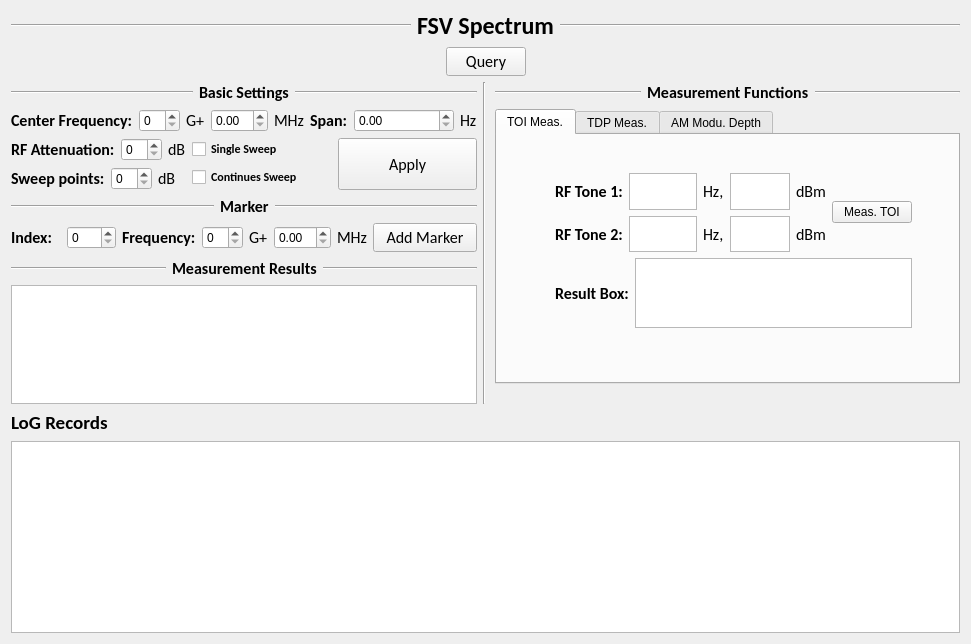
<?xml version="1.0" encoding="UTF-8"?>
<ui version="4.0">
 <class>Form</class>
 <widget class="QWidget" name="Form">
  <property name="geometry">
   <rect>
    <x>0</x>
    <y>0</y>
    <width>971</width>
    <height>644</height>
   </rect>
  </property>
  <property name="windowTitle">
   <string>Form</string>
  </property>
  <layout class="QGridLayout" name="gridLayout_7">
   <item row="0" column="0" colspan="4">
    <layout class="QGridLayout" name="gridLayout_3">
     <item row="0" column="0" colspan="3">
      <layout class="QHBoxLayout" name="horizontalLayout">
       <item>
        <widget class="Line" name="line">
         <property name="orientation">
          <enum>Qt::Horizontal</enum>
         </property>
        </widget>
       </item>
       <item>
        <widget class="QLabel" name="label">
         <property name="sizePolicy">
          <sizepolicy hsizetype="Fixed" vsizetype="Fixed">
           <horstretch>0</horstretch>
           <verstretch>0</verstretch>
          </sizepolicy>
         </property>
         <property name="font">
          <font>
           <family>Calibri</family>
           <pointsize>18</pointsize>
           <weight>75</weight>
           <bold>true</bold>
          </font>
         </property>
         <property name="text">
          <string>FSV Spectrum</string>
         </property>
        </widget>
       </item>
       <item>
        <widget class="Line" name="line_2">
         <property name="orientation">
          <enum>Qt::Horizontal</enum>
         </property>
        </widget>
       </item>
      </layout>
     </item>
     <item row="1" column="0">
      <spacer name="horizontalSpacer">
       <property name="orientation">
        <enum>Qt::Horizontal</enum>
       </property>
       <property name="sizeHint" stdset="0">
        <size>
         <width>238</width>
         <height>20</height>
        </size>
       </property>
      </spacer>
     </item>
     <item row="1" column="1">
      <widget class="QPushButton" name="QueryButton">
       <property name="font">
        <font>
         <family>Calibri</family>
         <pointsize>12</pointsize>
        </font>
       </property>
       <property name="text">
        <string>Query</string>
       </property>
      </widget>
     </item>
     <item row="1" column="2">
      <spacer name="horizontalSpacer_2">
       <property name="orientation">
        <enum>Qt::Horizontal</enum>
       </property>
       <property name="sizeHint" stdset="0">
        <size>
         <width>238</width>
         <height>20</height>
        </size>
       </property>
      </spacer>
     </item>
    </layout>
   </item>
   <item row="1" column="0" rowspan="3">
    <layout class="QVBoxLayout" name="verticalLayout_5">
     <item>
      <layout class="QVBoxLayout" name="verticalLayout_3">
       <item>
        <layout class="QGridLayout" name="gridLayout_4">
         <item row="0" column="0" colspan="3">
          <layout class="QHBoxLayout" name="horizontalLayout_5">
           <item>
            <widget class="Line" name="line_6">
             <property name="orientation">
              <enum>Qt::Horizontal</enum>
             </property>
            </widget>
           </item>
           <item>
            <widget class="QLabel" name="label_8">
             <property name="sizePolicy">
              <sizepolicy hsizetype="Fixed" vsizetype="Fixed">
               <horstretch>0</horstretch>
               <verstretch>0</verstretch>
              </sizepolicy>
             </property>
             <property name="font">
              <font>
               <family>Calibri</family>
               <pointsize>12</pointsize>
               <weight>75</weight>
               <bold>true</bold>
              </font>
             </property>
             <property name="text">
              <string>Basic Settings</string>
             </property>
            </widget>
           </item>
           <item>
            <widget class="Line" name="line_7">
             <property name="orientation">
              <enum>Qt::Horizontal</enum>
             </property>
            </widget>
           </item>
          </layout>
         </item>
         <item row="1" column="0" colspan="3">
          <layout class="QHBoxLayout" name="horizontalLayout_8">
           <item>
            <layout class="QHBoxLayout" name="horizontalLayout_6">
             <item>
              <widget class="QLabel" name="label_9">
               <property name="font">
                <font>
                 <family>Calibri</family>
                 <pointsize>12</pointsize>
                 <weight>75</weight>
                 <bold>true</bold>
                </font>
               </property>
               <property name="text">
                <string>Center Frequency:</string>
               </property>
              </widget>
             </item>
             <item>
              <widget class="QSpinBox" name="spinBox_CenterFreqG"/>
             </item>
             <item>
              <widget class="QLabel" name="label_11">
               <property name="font">
                <font>
                 <family>Calibri</family>
                 <pointsize>12</pointsize>
                </font>
               </property>
               <property name="text">
                <string>G+</string>
               </property>
              </widget>
             </item>
             <item>
              <widget class="QDoubleSpinBox" name="doubleSpinBox_CenterFreqM"/>
             </item>
             <item>
              <widget class="QLabel" name="label_10">
               <property name="font">
                <font>
                 <family>Calibri</family>
                 <pointsize>12</pointsize>
                </font>
               </property>
               <property name="text">
                <string>MHz</string>
               </property>
              </widget>
             </item>
            </layout>
           </item>
           <item>
            <layout class="QHBoxLayout" name="horizontalLayout_7">
             <item>
              <widget class="QLabel" name="label_12">
               <property name="font">
                <font>
                 <family>Calibri</family>
                 <pointsize>12</pointsize>
                 <weight>75</weight>
                 <bold>true</bold>
                </font>
               </property>
               <property name="text">
                <string>Span:</string>
               </property>
              </widget>
             </item>
             <item>
              <widget class="QDoubleSpinBox" name="doubleSpinBox_Span">
               <property name="sizePolicy">
                <sizepolicy hsizetype="Expanding" vsizetype="Fixed">
                 <horstretch>0</horstretch>
                 <verstretch>0</verstretch>
                </sizepolicy>
               </property>
               <property name="layoutDirection">
                <enum>Qt::LeftToRight</enum>
               </property>
              </widget>
             </item>
             <item>
              <widget class="QLabel" name="label_13">
               <property name="font">
                <font>
                 <family>Calibri</family>
                 <pointsize>12</pointsize>
                </font>
               </property>
               <property name="text">
                <string>Hz</string>
               </property>
              </widget>
             </item>
            </layout>
           </item>
          </layout>
         </item>
         <item row="2" column="0">
          <layout class="QVBoxLayout" name="verticalLayout_2">
           <item>
            <layout class="QHBoxLayout" name="horizontalLayout_9">
             <item>
              <widget class="QLabel" name="label_14">
               <property name="font">
                <font>
                 <family>Calibri</family>
                 <pointsize>12</pointsize>
                 <weight>75</weight>
                 <bold>true</bold>
                </font>
               </property>
               <property name="text">
                <string>RF Attenuation:</string>
               </property>
              </widget>
             </item>
             <item>
              <widget class="QSpinBox" name="spinBox_RFattu"/>
             </item>
             <item>
              <widget class="QLabel" name="label_15">
               <property name="font">
                <font>
                 <family>Calibri</family>
                 <pointsize>12</pointsize>
                </font>
               </property>
               <property name="text">
                <string>dB</string>
               </property>
              </widget>
             </item>
            </layout>
           </item>
           <item>
            <layout class="QHBoxLayout" name="horizontalLayout_10">
             <item>
              <widget class="QLabel" name="label_16">
               <property name="font">
                <font>
                 <family>Calibri</family>
                 <pointsize>12</pointsize>
                 <weight>75</weight>
                 <bold>true</bold>
                </font>
               </property>
               <property name="text">
                <string>Sweep points:</string>
               </property>
              </widget>
             </item>
             <item>
              <widget class="QSpinBox" name="spinBox_sweep_points">
               <property name="sizePolicy">
                <sizepolicy hsizetype="Preferred" vsizetype="Preferred">
                 <horstretch>0</horstretch>
                 <verstretch>0</verstretch>
                </sizepolicy>
               </property>
              </widget>
             </item>
             <item>
              <widget class="QLabel" name="label_17">
               <property name="font">
                <font>
                 <family>Calibri</family>
                 <pointsize>12</pointsize>
                </font>
               </property>
               <property name="text">
                <string>dB</string>
               </property>
              </widget>
             </item>
            </layout>
           </item>
          </layout>
         </item>
         <item row="2" column="1">
          <layout class="QVBoxLayout" name="verticalLayout">
           <item>
            <widget class="QCheckBox" name="checkBox_singlesweep">
             <property name="font">
              <font>
               <family>Calibri</family>
               <weight>75</weight>
               <bold>true</bold>
              </font>
             </property>
             <property name="text">
              <string>Single Sweep</string>
             </property>
            </widget>
           </item>
           <item>
            <widget class="QCheckBox" name="checkBox_continuesweep">
             <property name="font">
              <font>
               <family>Calibri</family>
               <weight>75</weight>
               <bold>true</bold>
              </font>
             </property>
             <property name="text">
              <string>Continues Sweep</string>
             </property>
            </widget>
           </item>
          </layout>
         </item>
         <item row="2" column="2">
          <widget class="QPushButton" name="ApplyButton_basic_settings">
           <property name="sizePolicy">
            <sizepolicy hsizetype="Minimum" vsizetype="Preferred">
             <horstretch>0</horstretch>
             <verstretch>0</verstretch>
            </sizepolicy>
           </property>
           <property name="font">
            <font>
             <family>Calibri</family>
             <pointsize>12</pointsize>
            </font>
           </property>
           <property name="text">
            <string>Apply</string>
           </property>
          </widget>
         </item>
        </layout>
       </item>
       <item>
        <layout class="QGridLayout" name="gridLayout">
         <item row="1" column="2">
          <widget class="QPushButton" name="AddButton_Maker">
           <property name="font">
            <font>
             <family>Calibri</family>
             <pointsize>12</pointsize>
            </font>
           </property>
           <property name="text">
            <string>Add Marker</string>
           </property>
          </widget>
         </item>
         <item row="0" column="0" colspan="3">
          <layout class="QHBoxLayout" name="horizontalLayout_4">
           <item>
            <widget class="Line" name="line_5">
             <property name="orientation">
              <enum>Qt::Horizontal</enum>
             </property>
            </widget>
           </item>
           <item>
            <widget class="QLabel" name="label_3">
             <property name="sizePolicy">
              <sizepolicy hsizetype="Fixed" vsizetype="Fixed">
               <horstretch>0</horstretch>
               <verstretch>0</verstretch>
              </sizepolicy>
             </property>
             <property name="font">
              <font>
               <family>Calibri</family>
               <pointsize>12</pointsize>
               <weight>75</weight>
               <bold>true</bold>
              </font>
             </property>
             <property name="text">
              <string>Marker</string>
             </property>
            </widget>
           </item>
           <item>
            <widget class="Line" name="line_3">
             <property name="orientation">
              <enum>Qt::Horizontal</enum>
             </property>
            </widget>
           </item>
          </layout>
         </item>
         <item row="1" column="0">
          <layout class="QHBoxLayout" name="horizontalLayout_2">
           <item>
            <widget class="QLabel" name="label_4">
             <property name="font">
              <font>
               <family>Calibri</family>
               <pointsize>12</pointsize>
               <weight>75</weight>
               <bold>true</bold>
              </font>
             </property>
             <property name="text">
              <string>Index:</string>
             </property>
            </widget>
           </item>
           <item>
            <widget class="QSpinBox" name="spinBox_marker_index"/>
           </item>
          </layout>
         </item>
         <item row="1" column="1">
          <layout class="QHBoxLayout" name="horizontalLayout_3">
           <item>
            <widget class="QLabel" name="label_5">
             <property name="font">
              <font>
               <family>Calibri</family>
               <pointsize>12</pointsize>
               <weight>75</weight>
               <bold>true</bold>
              </font>
             </property>
             <property name="text">
              <string>Frequency:</string>
             </property>
            </widget>
           </item>
           <item>
            <widget class="QSpinBox" name="spinBox_markerfreG"/>
           </item>
           <item>
            <widget class="QLabel" name="label_6">
             <property name="font">
              <font>
               <family>Calibri</family>
               <pointsize>12</pointsize>
              </font>
             </property>
             <property name="text">
              <string>G+</string>
             </property>
            </widget>
           </item>
           <item>
            <widget class="QDoubleSpinBox" name="doubleSpinBox_freM"/>
           </item>
           <item>
            <widget class="QLabel" name="label_7">
             <property name="font">
              <font>
               <family>Calibri</family>
               <pointsize>12</pointsize>
              </font>
             </property>
             <property name="text">
              <string>MHz</string>
             </property>
            </widget>
           </item>
          </layout>
         </item>
        </layout>
       </item>
      </layout>
     </item>
     <item>
      <layout class="QVBoxLayout" name="verticalLayout_4">
       <item>
        <layout class="QHBoxLayout" name="horizontalLayout_11">
         <item>
          <widget class="Line" name="line_8">
           <property name="orientation">
            <enum>Qt::Horizontal</enum>
           </property>
          </widget>
         </item>
         <item>
          <widget class="QLabel" name="label_18">
           <property name="sizePolicy">
            <sizepolicy hsizetype="Fixed" vsizetype="Fixed">
             <horstretch>0</horstretch>
             <verstretch>0</verstretch>
            </sizepolicy>
           </property>
           <property name="font">
            <font>
             <family>Calibri</family>
             <pointsize>12</pointsize>
             <weight>75</weight>
             <bold>true</bold>
            </font>
           </property>
           <property name="text">
            <string>Measurement Results</string>
           </property>
          </widget>
         </item>
         <item>
          <widget class="Line" name="line_9">
           <property name="orientation">
            <enum>Qt::Horizontal</enum>
           </property>
          </widget>
         </item>
        </layout>
       </item>
       <item>
        <widget class="QTextBrowser" name="textBrowser_mannual_meas"/>
       </item>
      </layout>
     </item>
    </layout>
   </item>
   <item row="1" column="1" rowspan="3" colspan="2">
    <widget class="Line" name="line_4">
     <property name="orientation">
      <enum>Qt::Vertical</enum>
     </property>
    </widget>
   </item>
   <item row="1" column="3">
    <layout class="QHBoxLayout" name="horizontalLayout_12">
     <item>
      <widget class="Line" name="line_10">
       <property name="orientation">
        <enum>Qt::Horizontal</enum>
       </property>
      </widget>
     </item>
     <item>
      <widget class="QLabel" name="label_19">
       <property name="sizePolicy">
        <sizepolicy hsizetype="Fixed" vsizetype="Fixed">
         <horstretch>0</horstretch>
         <verstretch>0</verstretch>
        </sizepolicy>
       </property>
       <property name="font">
        <font>
         <family>Calibri</family>
         <pointsize>12</pointsize>
         <weight>75</weight>
         <bold>true</bold>
        </font>
       </property>
       <property name="text">
        <string>Measurement Functions</string>
       </property>
      </widget>
     </item>
     <item>
      <widget class="Line" name="line_11">
       <property name="orientation">
        <enum>Qt::Horizontal</enum>
       </property>
      </widget>
     </item>
    </layout>
   </item>
   <item row="2" column="3">
    <widget class="QTabWidget" name="tabWidget">
     <property name="currentIndex">
      <number>0</number>
     </property>
     <widget class="QWidget" name="tab">
      <attribute name="title">
       <string>TOI Meas.</string>
      </attribute>
      <widget class="QWidget" name="">
       <property name="geometry">
        <rect>
         <x>58</x>
         <y>38</y>
         <width>357</width>
         <height>155</height>
        </rect>
       </property>
       <layout class="QVBoxLayout" name="verticalLayout_7">
        <item>
         <layout class="QHBoxLayout" name="horizontalLayout_14">
          <item>
           <layout class="QHBoxLayout" name="horizontalLayout_13">
            <item>
             <layout class="QVBoxLayout" name="verticalLayout_6">
              <item>
               <widget class="QLabel" name="label_20">
                <property name="font">
                 <font>
                  <family>Calibri</family>
                  <pointsize>12</pointsize>
                  <weight>75</weight>
                  <bold>true</bold>
                 </font>
                </property>
                <property name="text">
                 <string>RF Tone 1:</string>
                </property>
               </widget>
              </item>
              <item>
               <widget class="QLabel" name="label_21">
                <property name="font">
                 <font>
                  <family>Calibri</family>
                  <pointsize>12</pointsize>
                  <weight>75</weight>
                  <bold>true</bold>
                 </font>
                </property>
                <property name="text">
                 <string>RF Tone 2:</string>
                </property>
               </widget>
              </item>
             </layout>
            </item>
            <item>
             <layout class="QGridLayout" name="gridLayout_5">
              <item row="0" column="0">
               <widget class="QTextEdit" name="textEdit_tone1_fre"/>
              </item>
              <item row="0" column="1">
               <widget class="QLabel" name="label_22">
                <property name="font">
                 <font>
                  <family>Calibri</family>
                  <pointsize>12</pointsize>
                 </font>
                </property>
                <property name="text">
                 <string>Hz,</string>
                </property>
               </widget>
              </item>
              <item row="1" column="0">
               <widget class="QTextEdit" name="textEdit_tone2_fre"/>
              </item>
              <item row="1" column="1">
               <widget class="QLabel" name="label_23">
                <property name="font">
                 <font>
                  <family>Calibri</family>
                  <pointsize>12</pointsize>
                 </font>
                </property>
                <property name="text">
                 <string>Hz,</string>
                </property>
               </widget>
              </item>
             </layout>
            </item>
            <item>
             <layout class="QGridLayout" name="gridLayout_6">
              <item row="0" column="0">
               <widget class="QTextEdit" name="textEdit_tone1_pow"/>
              </item>
              <item row="0" column="1">
               <widget class="QLabel" name="label_24">
                <property name="font">
                 <font>
                  <family>Calibri</family>
                  <pointsize>12</pointsize>
                 </font>
                </property>
                <property name="text">
                 <string>dBm</string>
                </property>
               </widget>
              </item>
              <item row="1" column="0">
               <widget class="QTextEdit" name="textEdit_tone2_pow"/>
              </item>
              <item row="1" column="1">
               <widget class="QLabel" name="label_25">
                <property name="font">
                 <font>
                  <family>Calibri</family>
                  <pointsize>12</pointsize>
                 </font>
                </property>
                <property name="text">
                 <string>dBm</string>
                </property>
               </widget>
              </item>
             </layout>
            </item>
           </layout>
          </item>
          <item>
           <widget class="QPushButton" name="measTOI_Button">
            <property name="text">
             <string>Meas. TOI</string>
            </property>
           </widget>
          </item>
         </layout>
        </item>
        <item>
         <layout class="QHBoxLayout" name="horizontalLayout_15">
          <item>
           <widget class="QLabel" name="label_26">
            <property name="font">
             <font>
              <family>Calibri</family>
              <pointsize>12</pointsize>
              <weight>75</weight>
              <bold>true</bold>
             </font>
            </property>
            <property name="text">
             <string>Result Box:</string>
            </property>
           </widget>
          </item>
          <item>
           <widget class="QTextBrowser" name="textBrowser_TOI_result"/>
          </item>
         </layout>
        </item>
       </layout>
      </widget>
     </widget>
     <widget class="QWidget" name="tab_2">
      <attribute name="title">
       <string>TDP Meas.</string>
      </attribute>
     </widget>
     <widget class="QWidget" name="tab_3">
      <attribute name="title">
       <string>AM Modu. Depth</string>
      </attribute>
     </widget>
    </widget>
   </item>
   <item row="3" column="2" colspan="2">
    <spacer name="horizontalSpacer_3">
     <property name="orientation">
      <enum>Qt::Horizontal</enum>
     </property>
     <property name="sizeHint" stdset="0">
      <size>
       <width>466</width>
       <height>20</height>
      </size>
     </property>
    </spacer>
   </item>
   <item row="4" column="0" colspan="4">
    <layout class="QGridLayout" name="gridLayout_2">
     <property name="sizeConstraint">
      <enum>QLayout::SetFixedSize</enum>
     </property>
     <item row="0" column="1">
      <spacer name="horizontalSpacer_5">
       <property name="orientation">
        <enum>Qt::Horizontal</enum>
       </property>
       <property name="sizeHint" stdset="0">
        <size>
         <width>468</width>
         <height>20</height>
        </size>
       </property>
      </spacer>
     </item>
     <item row="0" column="0">
      <widget class="QLabel" name="label_2">
       <property name="font">
        <font>
         <family>Calibri</family>
         <pointsize>14</pointsize>
         <weight>75</weight>
         <bold>true</bold>
        </font>
       </property>
       <property name="text">
        <string>LoG Records</string>
       </property>
      </widget>
     </item>
     <item row="1" column="0" colspan="2">
      <widget class="QTextBrowser" name="textBrowser_log">
       <property name="sizePolicy">
        <sizepolicy hsizetype="MinimumExpanding" vsizetype="MinimumExpanding">
         <horstretch>0</horstretch>
         <verstretch>0</verstretch>
        </sizepolicy>
       </property>
      </widget>
     </item>
    </layout>
   </item>
  </layout>
 </widget>
 <resources/>
 <connections/>
 <slots>
  <slot>slot1()</slot>
  <slot>slot2()</slot>
 </slots>
</ui>
